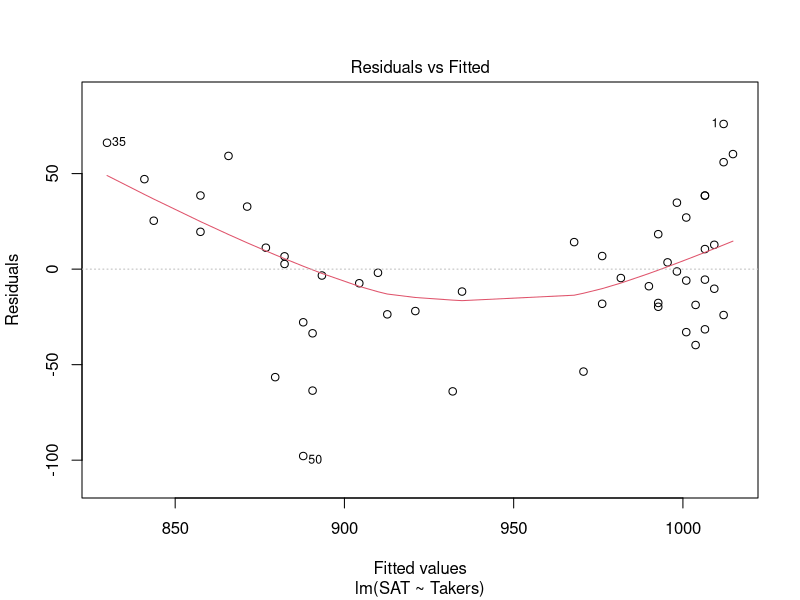
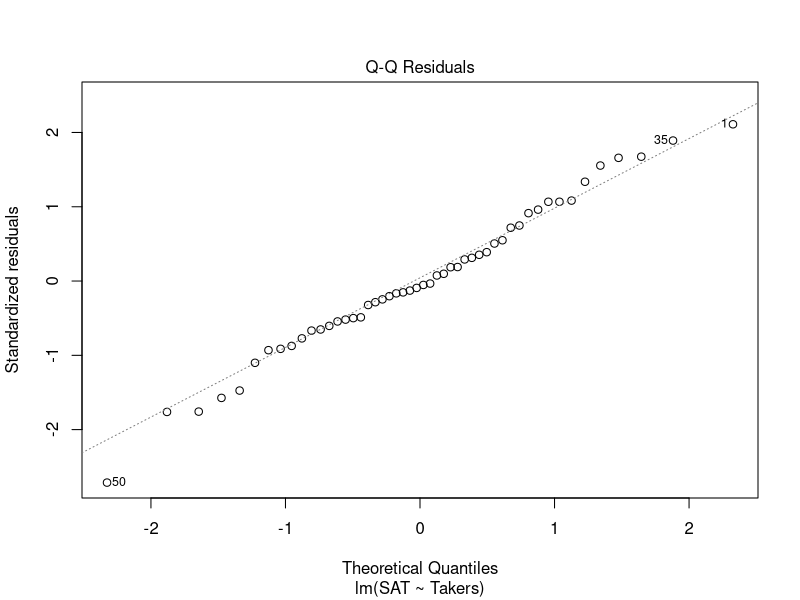
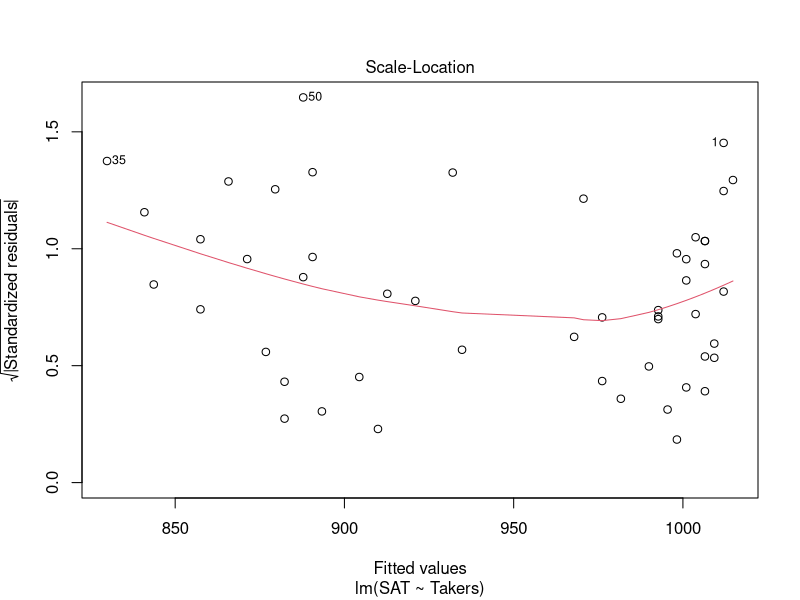
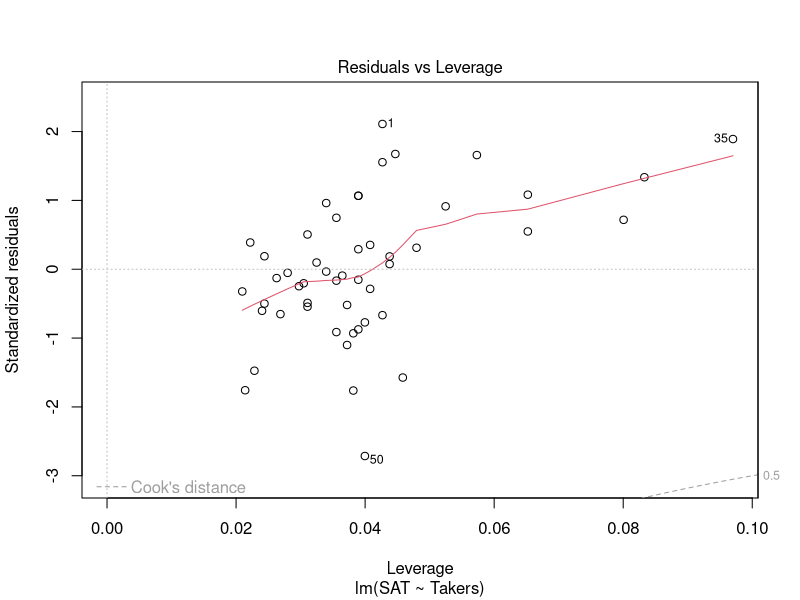
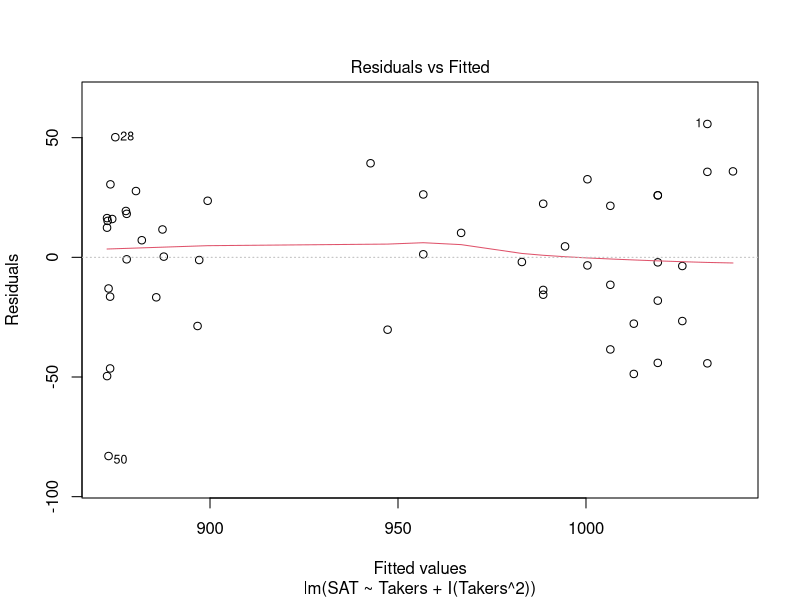
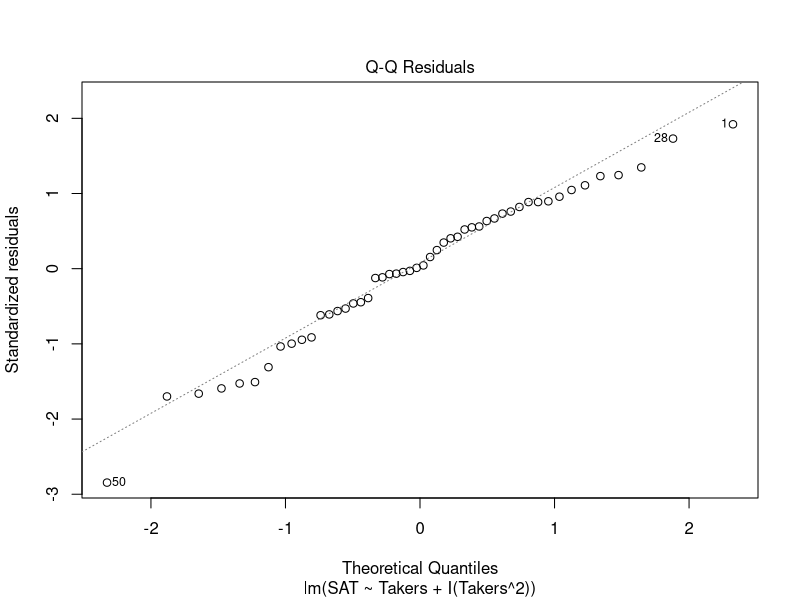
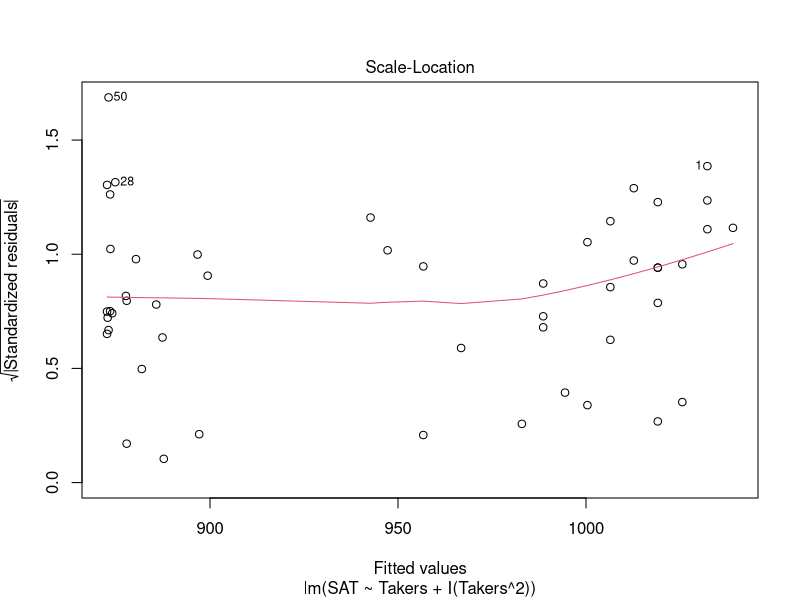
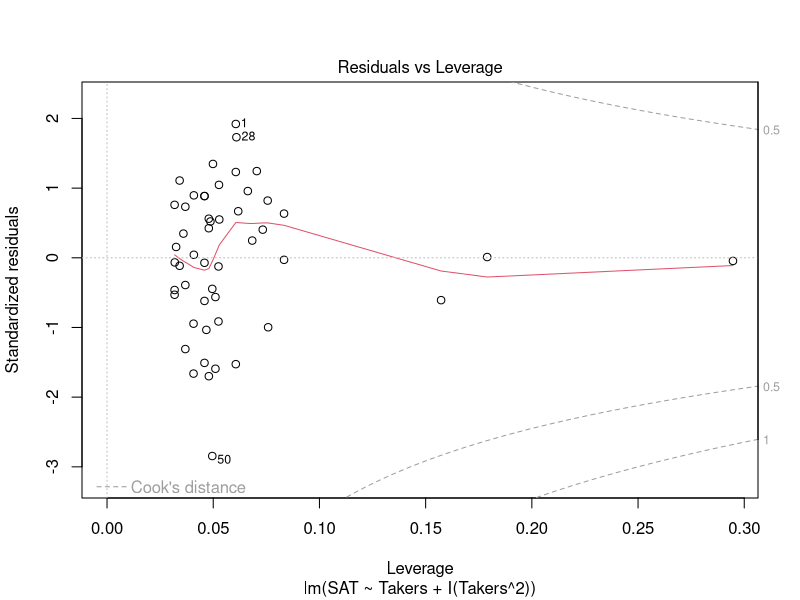

Write R code to recreate these figures, in order.
## ---- chunk 1
library(readr)
library(leaps)
library(polynom) # building polynomials from polynomial regression

StateSAT <- read_csv("StateSAT.csv")
StateSAT2 <- read_csv("StateSAT2.csv")

## ---- chunk 2
# Simple linear model
modSAT1 = lm(SAT~Takers, data=StateSAT)
summary(modSAT1)
plot(modSAT1)
## ---- chunk 3
# Three methods yielding the same result
StateSAT$TakersSq=StateSAT$Takers^2
modSATquad1=lm(SAT~Takers+TakersSq,data=StateSAT)
summary(modSATquad1)

modSATquad2 = lm(SAT~Takers+I(Takers^2),data=StateSAT)
summary(modSATquad2)

modSATquad3 = lm(SAT~poly(Takers,degree=2, raw=TRUE), data=StateSAT) 
summary(modSATquad3)
plot(modSATquad2)
## ---- chunk 4
# ANOVA tables are different with poly()
anova(modSATquad2)
anova(modSATquad3)
## ---- chunk 5
# Plotting the quadratic fit
B0_modSATquad2 = summary(modSATquad2)$coef[1,1]
B1_modSATquad2 = summary(modSATquad2)$coef[2,1] 
B2_modSATquad2 = summary(modSATquad2)$coef[3,1]

plot(SAT~Takers,main="Quadratic Model",data=StateSAT)
curve(B0_modSATquad2 + B1_modSATquad2*x + B2_modSATquad2*x^2,add=TRUE)

plot(modSATquad2)
## ---- chunk 6
# Consider the second order polynomial model with "Expend"
modSAT2ndorder=lm(SAT~Takers+Expend+I(Takers^2)+I(Expend^2)+I(Takers*Expend),data=StateSAT)
# The cross product (interaction) term between "Takers" and "Expend" is not significant 
summary(modSAT2ndorder)
## ---- chunk 7
# Do we need the interaction term?
modSAT2ndorder_Reduced=lm(SAT~Takers+Expend+I(Takers^2)+I(Expend^2),data=StateSAT)
anova(modSAT2ndorder_Reduced,modSAT2ndorder)
## ---- chunk 8
# Do we need all second order terms?
modSAT2ndorder_Reduced2=lm(SAT~Takers+Expend, data=StateSAT)
anova(modSAT2ndorder_Reduced2, modSAT2ndorder)
## ---- chunk 9
# Do we need "Expend" at all?
modSAT2ndorder_Reduced3 = lm(SAT~Takers+I(Takers^2),data=StateSAT)
anova(modSAT2ndorder_Reduced3, modSAT2ndorder)
## ---- chunk 10
# Considering a categorical predictor "Region" with 5 levels
# With the interaction terms, the model is considering 5 quadratic curves of "Takers." 
# There are 14 slopes and 1 intercept describing the 5 quadratic curves.
modSATquad2_byregion = lm(SAT ~ 
                            Takers + 
                            I(Takers^2) + 
                            Region + 
                            Takers*Region + 
                            I(Takers^2)*Region, 
                          data=StateSAT2
                          )

summary(modSATquad2_byregion)

plot(modSATquad2_byregion)
## ---- chunk 11
# Does "Region" play a role?
anova(modSATquad2, modSATquad2_byregion)
## ---- chunk 12
# Do we need a cubic term?
modSATcubic = lm(SAT~Takers+I(Takers^2)+I(Takers^3),data=StateSAT)
# Not very significant
summary(modSATcubic)

B0_modSATcubic = summary(modSATcubic)$coef[1,1]
B1_modSATcubic = summary(modSATcubic)$coef[2,1] 
B2_modSATcubic = summary(modSATcubic)$coef[3,1]
B3_modSATcubic = summary(modSATcubic)$coef[4,1]

plot(SAT~Takers,main="Cubic Model",data=StateSAT)
curve(B0_modSATcubic + B1_modSATcubic*x + B2_modSATcubic*x^2 + B3_modSATcubic*x^3, add=TRUE)

# The fit does not look different from a quadratic curve. 
plot(modSATcubic)
## ---- chunk 13
# The VIFs are huge, showing redundancy
# package::function is a shortcut of loading functions from a package.
car::vif(modSATcubic)

# ANOVA shows that the cubic term is not significant.
anova(modSATquad2, modSATcubic)
## ---- chunk 14
# How about adding even higher order terms?
modSAT10 = lm(SAT~poly(Takers, degree=10, raw=TRUE), data=StateSAT)
modSAT10_coef = summary(modSAT10)$coef[,1]
modSAT10_coef

# polynomial() takes the coefficients and build a polynomial
# as.function() creates a function of the polynomial
modSAT10_poly = as.function(polynomial(modSAT10_coef))

plot(SAT~Takers, data=StateSAT, main='10th Degree Polynomial')
curve(modSAT10_poly, add = TRUE)
## ---- chunk 15
# The higher order terms is not significant
anova(modSATquad2, modSAT10)
